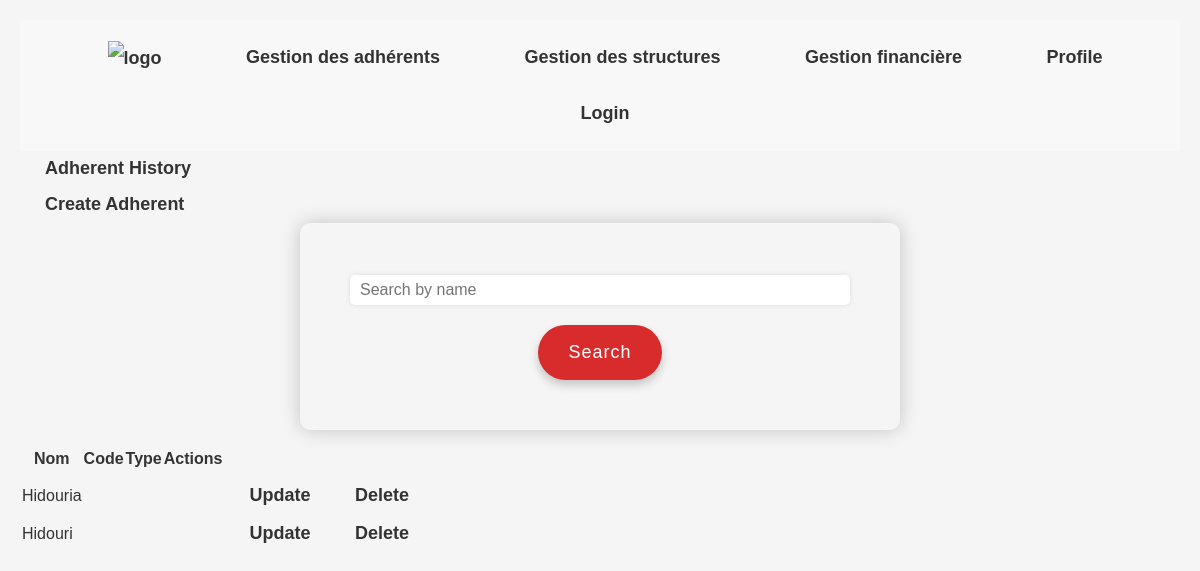
The page /gestion_adherent/ on the database as committed earlier.
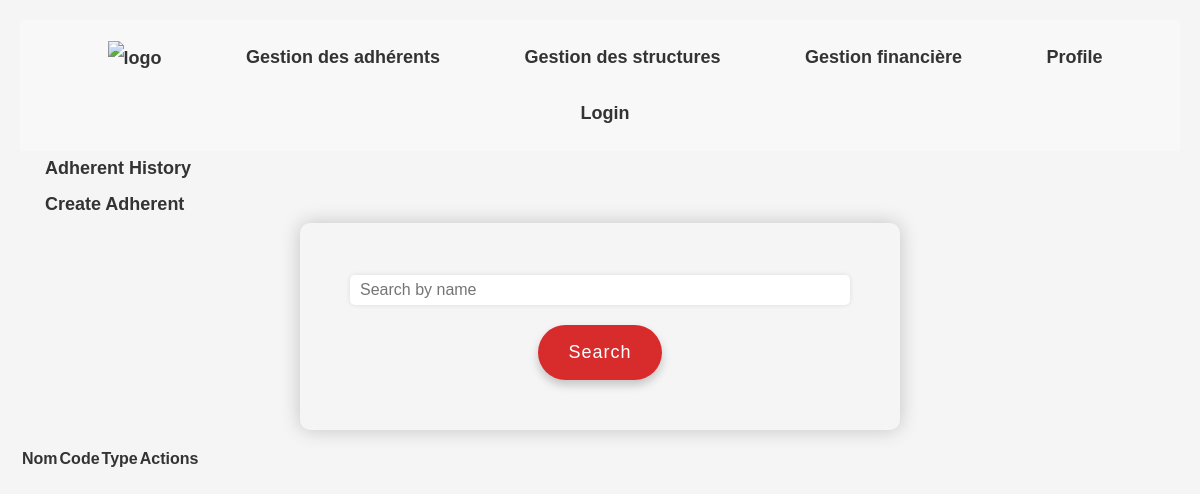
The same page on the database as committed later.
### base/models.py (models this page shows, shortened)
class Adherent(models.Model):
    user = models.ForeignKey(User, on_delete=models.CASCADE , default=None)
    code = models.CharField(max_length=8)
    structure = models.ForeignKey(Structure, on_delete=models.CASCADE , related_name='adherents', default = 1)
    TYPE_ADHERENT_CHOICES = (
        ('1', 'Membre fondateur'),
        ('2', 'Membre actif'),
        ('3', 'Membre actif jeune'),
        ('4', 'Soutien'),
        ('5', 'Membre d’honneur'),
    )
    type_adherent = models.CharField(max_length=1, choices=TYPE_ADHERENT_CHOICES)
    GENRE_CHOICES = (
        ('M', 'M.'),
        ('F', 'Mme.'),
    )
    genre = models.CharField(max_length=1, choices=GENRE_CHOICES)
    nom = models.CharField(max_length=50)
    prenom = models.CharField(max_length=50)
    DOCUMENT_IDENTITE_CHOICES = (
        ('CI', 'Carte d\'identité'),
        ('CS', 'Carte de séjour'),
    )
    numero_document_identite = models.CharField(max_length=8)
    nationalite = models.CharField(max_length=50)
    date_naissance = models.DateField()
    lieu_naissance = models.CharField(max_length=50)
    profession = models.CharField(max_length=50)
    telephone = models.CharField(max_length=20)
    email = models.EmailField(max_length=50)
    COMMISSION_CHOICES = (
        ('1', 'Enseignement, Sciences et Technologies'),
        ('2', 'Développement et emploi'),
        ('3', 'Santé et social'),
        ('4', 'Culture, tourisme et environnement'),
        ('5', 'Autre'),
    )
    commissions = models.CharField(max_length=5, choices=COMMISSION_CHOICES)
    date_adhesion = models.DateField(blank=True, null=True)
    date_depart = models.DateField(null=True, blank=True)
    motif_depart = models.CharField(max_length=50, null=True, blank=True)
    history = HistoricalRecords()

### base/views.py (the view)
# urls.py: path('gestion_adherent/' , views.gestion_adherent , name="gestion_adherent"),
def gestion_adherent(request):
    query = request.GET.get('q')
    if query:
        adherents = Adherent.objects.filter(
            Q(nom__icontains=query) | Q(prenom__icontains=query)
        )
    else:
        adherents = Adherent.objects.all()
    context = {'adherents': adherents}
    return render(request, 'base/gestion_adherent.html', context)

### base/templates/base/gestion_adherent.html (shortened to what this page needs)
{% extends 'main.html' %}
{% block content %}
<a href="{% url 'adherent_history' %}">Adherent History</a>
<div>
  <a href="{% url 'create-adherent' %}">Create Adherent</a>
  <form method="GET" action="{% url 'gestion_adherent' %}">
    <input type="text" name="q" placeholder="Search by name">
    <button type="submit">Search</button>
  </form>
  <table>
    <thead>
      <tr>
        <th>Nom</th>
        <th>Code</th>
        <th>Type</th>
        <th>Actions</th>
      </tr>
    </thead>
    <tbody>
      {% for adherent in adherents %}
        <tr>
          <td>{{ adherent.nom }}</td>
          <td>{{ adherent.code }}</td>
          <td>{{ adherent.type }}</td>
          <td>{{ adherent.document_identite  }}</td>
          <td>
            <a href="{% url 'update-adherent' adherent.id %}">Update</a>
            <a href="{% url 'delete-adherent' adherent.id %}">Delete</a>
          </td>
        </tr>
      {% endfor %}
    </tbody>
  </table>
{% endblock %}

Rows that differ between the two databases and show on the page:
removed Adherent: nom "Hidouria"
removed Adherent: nom "Hidouri"
